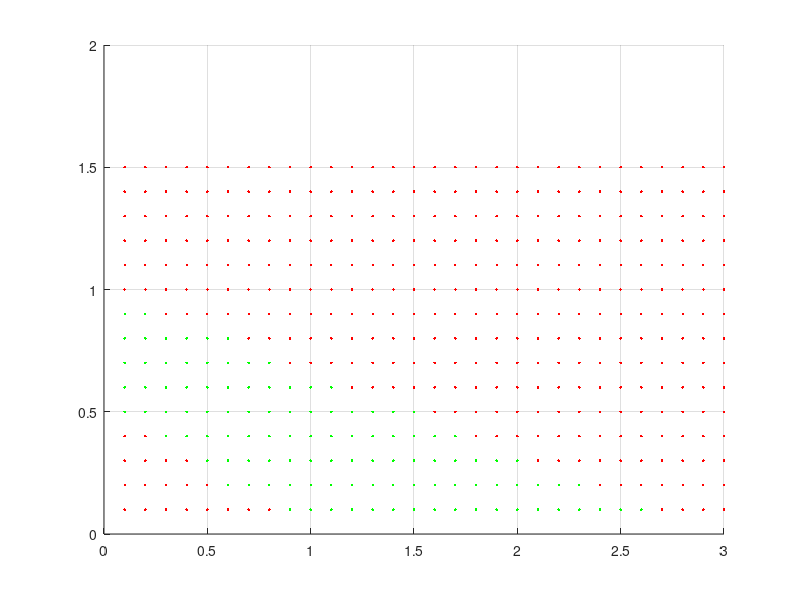

Recreate this plot in MATLAB.
hold on;
grid on;
for b = 0.1 : 0.1 : 3
    for c = 0.1 : 0.1 : 1.5
        if (abs((c + sqrt(c^2 - 4 * b * (1 - 2*(b + c - 1)/b))) / 2) < 1) && (abs((c - sqrt(c^2 - 4 * b * (1 - 2*(b + c - 1)/b))) / 2) < 1)
            plot(b, c, "g.");
        else
            plot(b, c, "r.");
        end
    end
end